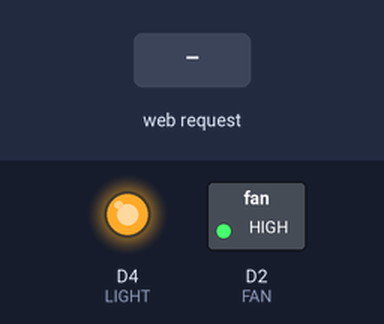
This sketch was run on a simulated ESP8266 (NodeMCU). On the bench: switched loads named in the sketch (green lamp = pin HIGH), output pins drawn as LEDs (lit = HIGH). The inputs (shaded band) are chosen by the test bench. WiFi joins after 1.5 s; servers stay silent unless stated; what the sketch prints to the serial monitor is not drawn.

Above: at 2.7 s.
2.8 s: HTTP request GET /fanon received
At 4.0 s:
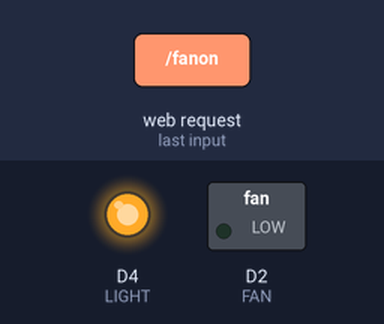
4.3 s: HTTP request GET /lighton received
At 5.3 s:
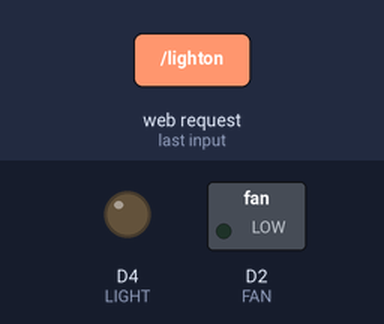
5.8 s: HTTP request GET /fanoff received
At 6.5 s:
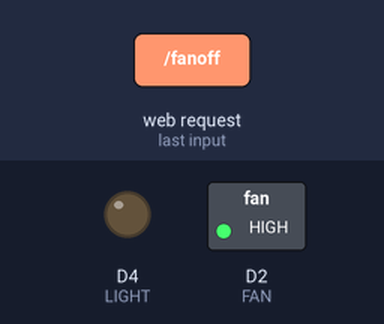
Timing chart, 0 to 8.8 s (numbered marks = the images above; inputs shaded):
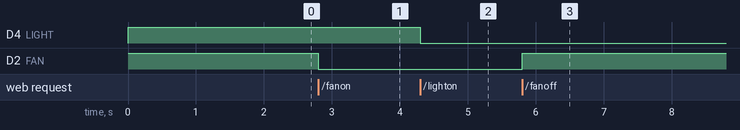

The sketch:

fan_light_browser_tanpa_web.ino
```cpp
#include <ESP8266WiFi.h>
#define FAN D2
#define LIGHT D4
const char* ssid = "Dicky KOST";
const char* password = "100rivera";

WiFiServer server(80);

void setup(){
  Serial.begin(115200);
  pinMode(FAN, OUTPUT);
  pinMode(LIGHT, OUTPUT);
  digitalWrite(FAN,HIGH);
  digitalWrite(LIGHT,HIGH);
  Serial.println();
  Serial.println();
  Serial.print("Connecting to ");
  Serial.println(ssid);
  WiFi.begin(ssid, password);
  while(WiFi.status()!=WL_CONNECTED)
  {
    delay(500);
    Serial.print(".");
  }
  Serial.println("");
  Serial.println("Wifi Connected");
  server.begin();
  Serial.println("Server Started");
  Serial.println(WiFi.localIP());
}
void loop(){
  WiFiClient client = server.available();
  if(!client)
  {
    return;
  }
  Serial.println("new client");
  while(!client.available())
  {
    delay(1);
  }
  String req = client.readStringUntil('\r');
  Serial.println(req);
  client.flush();

  if(req.indexOf("/fanon") != -1)
  {
  //  status_fan=0;
    digitalWrite(FAN,LOW);
    Serial.println("FAN ON");
  }
  else if(req.indexOf("/fanoff") != -1)
  {
//    status_fan=1;
    digitalWrite(FAN,HIGH);
    Serial.println("FAN OFF");
  }

  if(req.indexOf("/lighton") != -1)
  {
//    status_light=0;
    digitalWrite(LIGHT,LOW);
    Serial.println("LIGHT ON");
  }
  else if(req.indexOf("/lightoff") != -1)
  {
 //   status_light=1;
    digitalWrite(LIGHT,HIGH);
    Serial.println("LIGHT OFF");
  }

  String web = "HTTP/1.1 200 OK\r\nContent-Type: text/html\r\n\r\n";
  /*web +="<html>\r\n";
  web +="<body>\r\n";
  web +="<h1>LED Status</h1>\r\n";
  web +="<p>\r\n";
  if(status_fan==1)
    web +="FAN Off\r\n";
  else
    web +="FAN on\r\n";
  if(status_light==1)
    web +="LIGHT On\r\n";
  else
    web +="LIGHT Off\r\n";
  web +="</p>\r\n";
  web +="</p>\r\n";
  web +="<a href=\"/fanon\">\r\n";
  web +="<button>FAN ON</button>\r\n";
  web +="</a>\r\n";
  web +="</p>\r\n";

  web +="<a href=\"/fanoff\">\r\n";
  web +="<button>FAN OFF</button>\r\n";
  web +="</a>\r\n";
    web +="</p>\r\n";
  web +="</p>\r\n";
  web +="<a href=\"/lightoff\">\r\n";
  web +="<button>LIGHT OFF</button>\r\n";
  web +="</a>\r\n";
  web +="</p>\r\n";

  web +="<a href=\"/lighton\">\r\n";
  web +="<button>LIGHT ON</button>\r\n";
  web +="</a>\r\n";

  web +="</body>\r\n";
  web +="</html>\r\n";
  */
  client.print(web);
}
```

Measured:
- after the input at 2.8 s, D2 (FAN): HIGH → LOW at once
- after the input at 4.3 s, D4 (LIGHT): HIGH → LOW at once
- after the input at 5.8 s, D2 (FAN): LOW → HIGH at once
